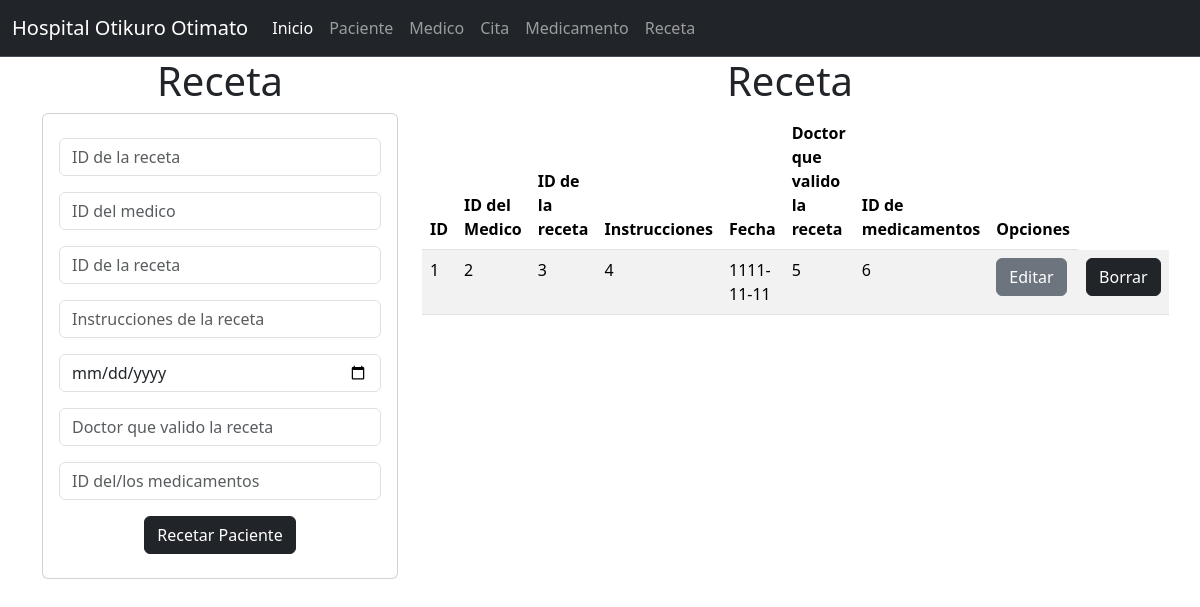
/Receta/Receta, run on the app's committed database.
### receta_app/models.py (models this page shows, shortened)
class Receta(models.Model):
    id_pedido=models.PositiveSmallIntegerField(primary_key=True)
    id_cliente=models.IntegerField()
    fecha_receta=models.CharField(max_length=100)
    total_pedido=models.IntegerField()
    estado_pedido=models.CharField(max_length=100)
    metodo_pago=models.CharField(max_length=100)
    direccion_envio=models.CharField(max_length=100)

### receta_app/views.py (the view)
# urls.py: path('Receta', views.inicio_vistaReceta, name="Receta"),
def inicio_vistaReceta(request):
    lospedidos = Receta.objects.all()
    return render(request, 'gestionarReceta.html', {'mispedidos': lospedidos})

### receta_app/templates/gestionarReceta.html
{% extends "base.html" %}
{% block cuerpo %}
{% load static %}
<div class="row">
    <div class="col-sm-8 col-md-4 col-lg-4 col-xl-4">
        <center><h1>Receta</h1>
        <div class="card">
            <div class="card-body">
                <form action="registrarReceta/" method="POST"> {% csrf_token %}
                    <div class="form-group py-2">
                        <input type="text" id="numidpedido" name="numidpedido" class="form-control" placeholder="ID de la receta" minlength="1" maxlength="6" required>
                    </div>
                    <div class="form-group py-2">
                        <input type="text" id="numidcliente" name="numidcliente" class="form-control" placeholder="ID del medico" maxlength="100" required>
                    </div>
                    <div class="form-group py-2">
                        <input type="text" id="txttotalpedido" name="txttotalpedido" class="form-control" placeholder="ID de la receta" maxlength="10" required>
                    </div>
                    <div class="form-group py-2">
                        <input type="text" id="txtfechareceta" name="txtfechareceta" class="form-control" placeholder="Instrucciones de la receta" maxlength="100" required>
                    </div>
                    <div class="form-group py-2">
                        <input type="date" id="txtestadopedido" name="txtestadopedido" class="form-control" required>
                    </div>
                    <div class="form-group py-2">
                        <input type="text" id="txtmetodopago" name="txtmetodopago" class="form-control" placeholder="Doctor que valido la receta" maxlength="100" required>
                    </div>
                    <div class="form-group py-2">
                        <input type="text" id="txtdireccionenvio" name="txtdireccionenvio" class="form-control" placeholder="ID del/los medicamentos" maxlength="100" required>
                    </div>
                    <div class="form-group py-2">
                        <center><button type="submit" class="btn btn-dark">Recetar Paciente</button></center>
                    </div>
                </form>
            </div>
        </div>
    </div>
    <div class="col-sm-12 col-md-8 col-lg-8 col-xl-8">
        <center><h1>Receta</h1>
        <table class="table table-striped">
            <thead>
                <tr>
                    <th scope="col">ID</th>
                    <th scope="col">ID del Medico</th>
                    <th scope="col">ID de la receta</th>
                    <th scope="col">Instrucciones</th>
                    <th scope="col">Fecha</th>
                    <th scope="col">Doctor que valido la receta</th>
                    <th scope="col">ID de medicamentos</th>
                    <th>Opciones</th>
                </tr>
            </thead>
            <tbody>
                {% for m in mispedidos %}
                    <tr>
                        <td> {{m.id_pedido}} </td>
                        <td> {{m.id_cliente}} </td>
                        <td> {{m.total_pedido}} </td>
                        <td> {{m.fecha_receta}} </td>
                        <td> {{m.estado_pedido}} </td>
                        <td> {{m.metodo_pago}} </td>
                        <td> {{m.direccion_envio}} </td>
                        <td><a href="seleccionarReceta/{{m.id_pedido}}" class="btn btn-secondary">Editar</a></td>
                        <td><a href="borrarReceta/{{m.id_pedido}}" class="btn btn-dark">Borrar</a></td>
                    </tr>
                {% endfor %}
            </tbody>
        </table>
    </div>
</div>
{% endblock %}

### data on the page
Receta: id_pedido "1", id_cliente "2", total_pedido "3", fecha_receta "4", estado_pedido "1111-11-11", metodo_pago "5", direccion_envio "6"
